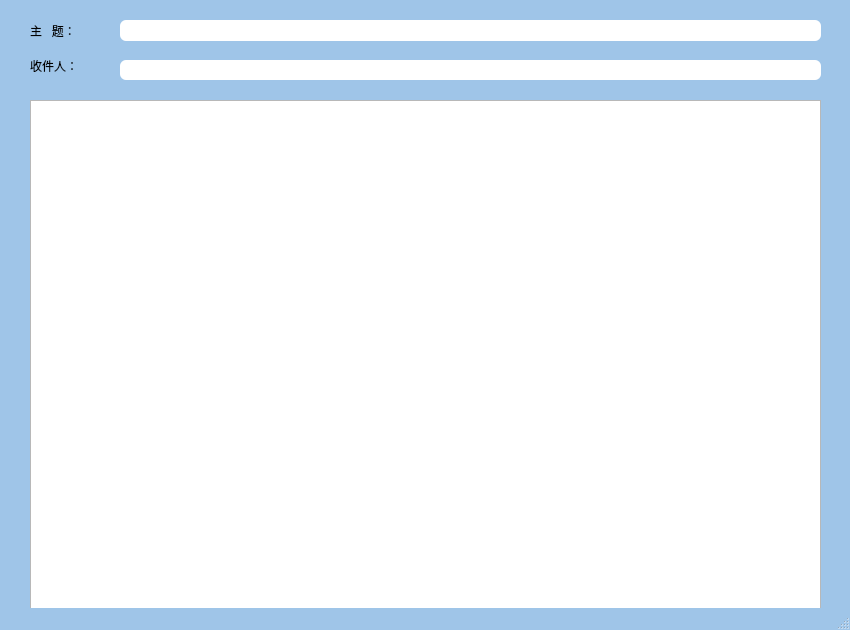
<?xml version="1.0" encoding="UTF-8"?>
<ui version="4.0">
 <class>previewpage</class>
 <widget class="QMainWindow" name="previewpage">
  <property name="geometry">
   <rect>
    <x>0</x>
    <y>0</y>
    <width>850</width>
    <height>630</height>
   </rect>
  </property>
  <property name="minimumSize">
   <size>
    <width>850</width>
    <height>630</height>
   </size>
  </property>
  <property name="maximumSize">
   <size>
    <width>850</width>
    <height>630</height>
   </size>
  </property>
  <property name="windowTitle">
   <string>MainWindow</string>
  </property>
  <property name="styleSheet">
   <string notr="true">#previewpage{
background-color: rgb(159,197,232);
}</string>
  </property>
  <widget class="QWidget" name="centralwidget">
   <property name="styleSheet">
    <string notr="true">#centralwidget{
background-color: rgb(159,197,232);
}</string>
   </property>
   <widget class="QTextEdit" name="textEdit">
    <property name="geometry">
     <rect>
      <x>30</x>
      <y>100</y>
      <width>791</width>
      <height>511</height>
     </rect>
    </property>
   </widget>
   <widget class="QLabel" name="label_subject">
    <property name="geometry">
     <rect>
      <x>30</x>
      <y>10</y>
      <width>61</width>
      <height>41</height>
     </rect>
    </property>
    <property name="styleSheet">
     <string notr="true">font: 75 12pt &quot;Agency FB&quot;;</string>
    </property>
    <property name="text">
     <string>主   题：</string>
    </property>
   </widget>
   <widget class="QLabel" name="label_recever">
    <property name="geometry">
     <rect>
      <x>30</x>
      <y>50</y>
      <width>71</width>
      <height>31</height>
     </rect>
    </property>
    <property name="styleSheet">
     <string notr="true">font: 75 12pt &quot;Agency FB&quot;;</string>
    </property>
    <property name="text">
     <string>收件人：</string>
    </property>
   </widget>
   <widget class="QLineEdit" name="lineEdit_subject">
    <property name="geometry">
     <rect>
      <x>120</x>
      <y>20</y>
      <width>701</width>
      <height>21</height>
     </rect>
    </property>
    <property name="styleSheet">
     <string notr="true">#lineEdit_subject{
border-radius:6px;
}</string>
    </property>
   </widget>
   <widget class="QLineEdit" name="lineEdit_recever">
    <property name="geometry">
     <rect>
      <x>120</x>
      <y>60</y>
      <width>701</width>
      <height>20</height>
     </rect>
    </property>
    <property name="styleSheet">
     <string notr="true">#lineEdit_recever{
border-radius:6px;
}</string>
    </property>
   </widget>
  </widget>
  <widget class="QStatusBar" name="statusbar"/>
 </widget>
 <tabstops>
  <tabstop>lineEdit_subject</tabstop>
  <tabstop>lineEdit_recever</tabstop>
  <tabstop>textEdit</tabstop>
 </tabstops>
 <resources/>
 <connections/>
</ui>
